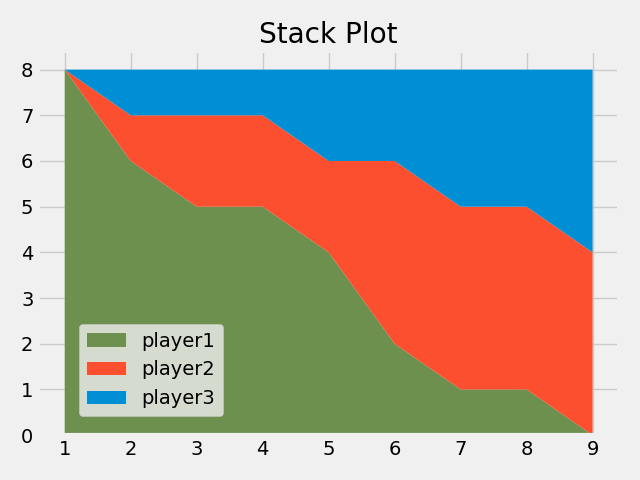

Recreate this plot in Python.
from matplotlib import pyplot as plt

plt.style.use('fivethirtyeight')

minutes = [1, 2, 3, 4, 5, 6, 7, 8, 9]

# player1 = [1, 2, 3, 3, 4, 4, 4, 4, 5]
# player2 = [1, 1, 1, 1, 2, 2, 2, 3, 4]
# player3 = [1, 1, 1, 2, 2, 2, 3, 3, 3]

player1 = [8, 6, 5, 5, 4, 2, 1, 1, 0]
player2 = [0, 1, 2, 2, 2, 4, 4, 4, 4]
player3 = [0, 1, 1, 1, 2, 2, 3, 3, 4]

labels = ['player1', 'player2', 'player3']
colors = ['#6d904f', '#fc4f30', '#008fd5']

plt.stackplot(minutes, player1, player2, player3 ,labels = labels, colors=colors)

plt.title('Stack Plot')
plt.tight_layout()
plt.legend(loc = (0.07, 0.05))
plt.savefig('4_StackPlots.png')
plt.show()